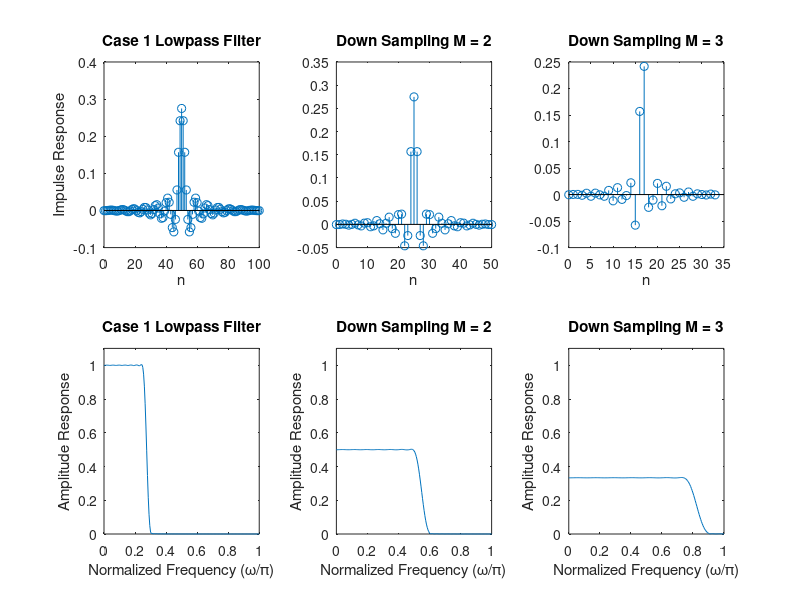

The MATLAB source for this figure:
%
% Experiment_For_Sampling_Rate_Reduction
%
% Decimator
%
clear all;   % clear workspace
clc;         % clear command window
N = 101;
wp = 0.25*pi;
ws = 0.30*pi;
% Wp = Ws = 1;
%
NH = (N-1)/2;
%
%
P = zeros(NH+1,1);
Qp = zeros(NH+1,NH+1);
Qs = zeros(NH+1,NH+1);
for i=0:NH % 0:1:NH
    if i==0
        P(i+1) = -2*wp;
    else
        P(i+1) = -2*sin(i*wp)/i;
    end
    for j=0:NH
       if i==0 && j==0
           Qp(i+1,j+1) = wp;
           Qs(i+1,j+1) = pi - ws;
       elseif i==j
           Qp(i+1,j+1) = 0.5*wp + 0.5*sin((i+j)*wp)/(i+j);
           Qs(i+1,j+1) = 0.5*(pi - ws) - 0.5*sin((i+j)*ws)/(i+j);
       else
           Qp(i+1,j+1) = 0.5*sin((i-j)*wp)/(i-j) + 0.5*sin((i+j)*wp)/(i+j);
           Qs(i+1,j+1) = -0.5*sin((i-j)*ws)/(i-j) - 0.5*sin((i+j)*ws)/(i+j);
       end
    end
end
Q = Qp + Qs;
A = -0.5*inv(Q)*P;
%
%
h = zeros(N,1);
h(NH+1) = A(1);
h(1:NH) = 0.5*A(NH+1:-1:2);
h(NH+2:N) = 0.5*A(2:NH+1);
%
% need to show several plots simulteneously
subplot(2,3,1);
stem(0:N-1,h);
xlabel('n');
ylabel('Impulse Response');
title('Case 1 Lowpass Filter');
%
% Amplitude Response
subplot(2,3,4);
AR = abs(freqz(h,1,0:pi/200:pi));
plot(0:1/200:1,AR);
axis([0,1,0,1.1]);
xlabel('Normalized Frequency (\omega/\pi)');
ylabel('Amplitude Response');
title('Case 1 Lowpass Filter');
%
% Amplitude Response in dB
% subplot(2,2,4);
% plot(0:1/200:1,20*log10(AR));
% axis([0,1,-60,10]);
% xlabel('Normalized Frequency (\omega/\pi)');
% ylabel('Amplitude Response in dB');
%
% M = 2
%
h2 = zeros(51, 1);
for i = 0:50
    h2(i + 1) = h(2*i + 1);
end
subplot(2,3,2);
stem(0:(N-1)/2,h2);
xlabel('n');
title('Down Sampling M = 2');
%
% 
subplot(2,3,5);
FR2 = abs(freqz(h2,1,0:pi/200:pi));
plot(0:1/200:1,FR2);
axis([0,1,0,1.1]);
xlabel('Normalized Frequency (\omega/\pi)');
ylabel('Amplitude Response');
title('Down Sampling M = 2');
%
% M = 3
%
h3 = zeros(floor(N/3) + 1, 1);
for i = 0:floor(N/3)
    h3(i + 1) = h(3*i + 1);
end
subplot(2, 3, 3);
stem(0:floor(N/3),h3);
xlabel('n');
title('Down Sampling M = 3');
%
% 
subplot(2, 3, 6);
FR3 = abs(freqz(h3,1,0:pi/200:pi));
plot(0:1/200:1,FR3);
axis([0,1,0,1.1]);
xlabel('Normalized Frequency (\omega/\pi)');
ylabel('Amplitude Response');
title('Down Sampling M = 3');
%
%
